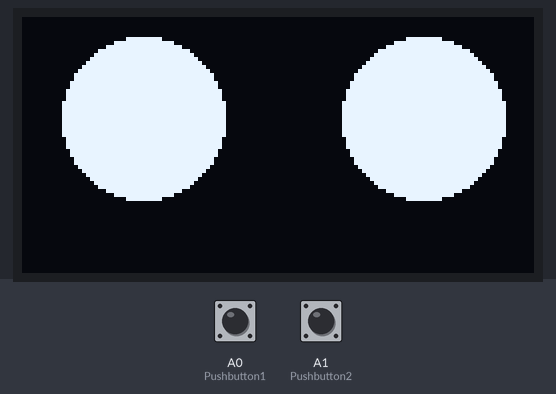
The sketch below on a simulated Arduino Uno, built with avr-gcc and run on an emulated ATmega328P. Shown: 128×64 one-colour display. The test bench sets the inputs (shaded band); at power-on: A0 (Pushbutton1) HIGH, A1 (Pushbutton2) HIGH. What the sketch prints to the serial monitor is not drawn.

Above: at 1.2 s.
1.3 s: A0 (Pushbutton1) pulled LOW for 0.15 s
At 1.41 s:
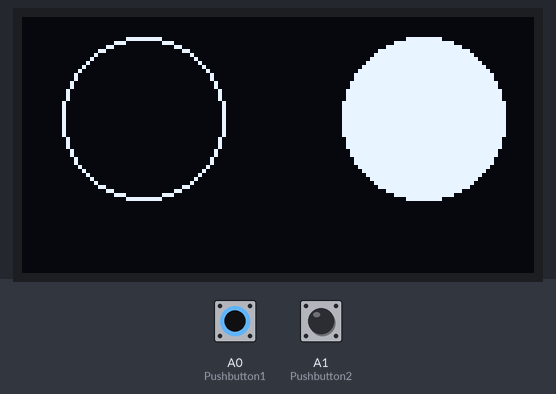
2.9 s: A1 (Pushbutton2) pulled LOW for 0.15 s
At 3.01 s:
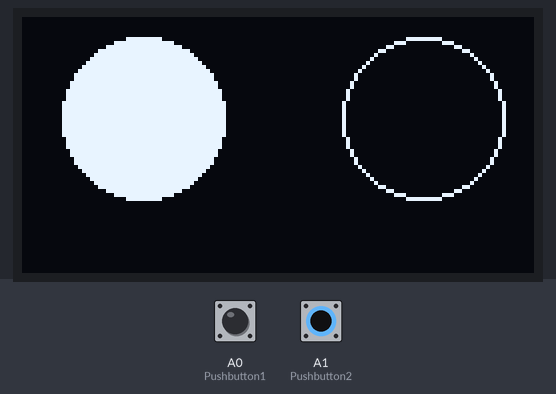
4.5 s: A1 (Pushbutton2) pulled LOW for 3.2 s
9.2 s: A0 (Pushbutton1) pulled LOW for 3.2 s
At 10.0 s:
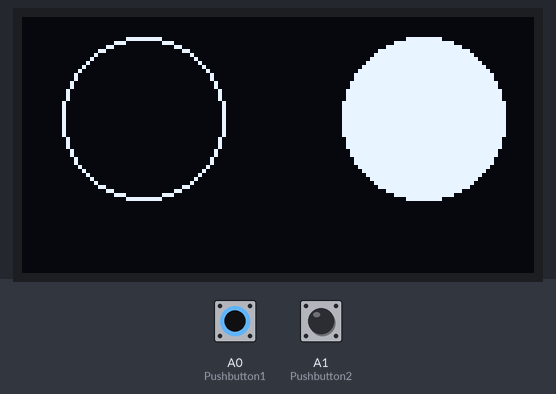
13.9 s: A0 (Pushbutton1) driven LOW and A1 (Pushbutton2) driven LOW
At 14.5 s:
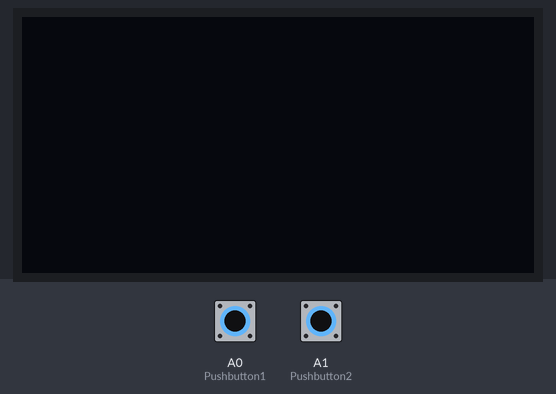
Timing chart, 0 to 16.4 s (numbered marks = the images above; inputs shaded):
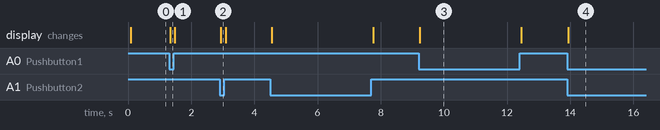

Measured:
- after the input at 1.3 s, the display: changes at once (image 1)
- after the input at 2.9 s, the display: changes at once (image 2)
- after the input at 9.2 s, the display: changes at once (image 3)
- after the input at 13.9 s, the display: changes at once (image 4)

The sketch:

Lab7Exercise1.ino
```cpp
#include <SPI.h>
#include <Wire.h>
#include <Adafruit_GFX.h>
#include <Adafruit_SSD1306.h>
#define SCREEN_WIDTH 128 // OLED display width, in pixels
#define SCREEN_HEIGHT 64 // OLED display height,in pixels
#define OLED_RESET  -1 // Reset pin # (or 1 if sharing Arduino reset pin)
Adafruit_SSD1306 display(SCREEN_WIDTH, SCREEN_HEIGHT, &Wire, OLED_RESET);
int Pushbutton1 = A0;
int Pushbutton2 = A1;

int buttonState1;
int buttonState2;

void setup() {

pinMode(Pushbutton1, INPUT_PULLUP);
pinMode(Pushbutton2, INPUT_PULLUP);
display.begin(SSD1306_SWITCHCAPVCC, 0x3c); //initialize I2C addr 0x3c
display.clearDisplay(); // clears the screen and buffer
//display.drawPixel(127, 63, WHITE);
//display.drawLine(0, 63, 127, 21, WHITE);
display.drawCircle(30, 25, 20, WHITE);
display.drawCircle(100, 25, 20, WHITE);
//display.fillCircle(30, 25, 20, WHITE);
display.display();
Serial.begin(9600);
}

void loop() {
 buttonState1 = digitalRead(Pushbutton1);
 buttonState2 = digitalRead(Pushbutton2);
 Serial.println(buttonState1);
 Serial.println(buttonState2);
 Serial.println("------------------");
 display.clearDisplay();

if(buttonState1 == 1 && buttonState2 == 0)
{
  display.fillCircle(30, 25, 20, WHITE);
  display.drawCircle(100, 25, 20, WHITE);
}


if(buttonState1 == 1 && buttonState2 == 1){
  display.fillCircle(30, 25, 20, WHITE);
  display.fillCircle(100, 25, 20, WHITE);
}

if(buttonState1 == 0 && buttonState2 == 1){
  display.drawCircle(30, 25, 20, WHITE);
  display.fillCircle(100, 25, 20, WHITE);
}
display.display();
}
```
